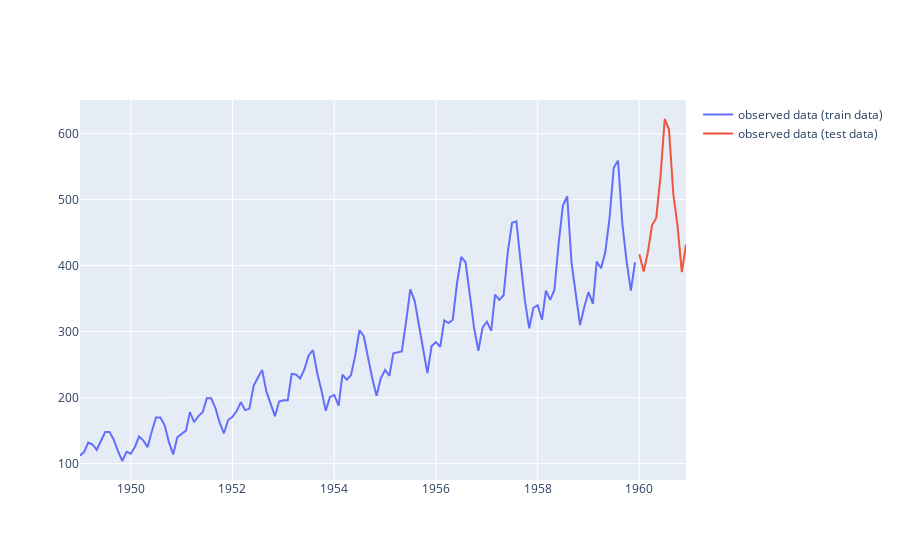

This figure's notebook cell:
### Code cell
# graph display
fig = go.Figure()
fig.add_trace(go.Scatter(x=df_train.index,
                         y=df_train.iloc[:,0],
                         mode="lines",
                         name='observed data (train data)')) 
fig.add_trace(go.Scatter(x=df_test.index, 
                         y=df_test.iloc[:,0],
                         mode="lines",
                         name='observed data (test data)')) 
fig.show()

### Figure 1 — Plotly figure (JSON) as saved in the notebook; plotly's stock layout.template omitted (floating-point values rounded to 4 significant figures; data arrays with more than 128 entries replaced by an {"elided": "..."} marker saying what was removed)
{"data": [{"mode": "lines", "name": "observed data (train data)", "type": "scatter", "x": {"elided": "132 str values"}, "y": {"elided": "132 int values"}}, {"mode": "lines", "name": "observed data (test data)", "type": "scatter", "x": ["1960-01-01T00:00:00", "1960-02-01T00:00:00", "1960-03-01T00:00:00", "1960-04-01T00:00:00", "1960-05-01T00:00:00", "1960-06-01T00:00:00", "1960-07-01T00:00:00", "1960-08-01T00:00:00", "1960-09-01T00:00:00", "1960-10-01T00:00:00", "1960-11-01T00:00:00", "1960-12-01T00:00:00"], "y": [417, 391, 419, 461, 472, 535, 622, 606, 508, 461, 390, 432]}], "layout": {}}
